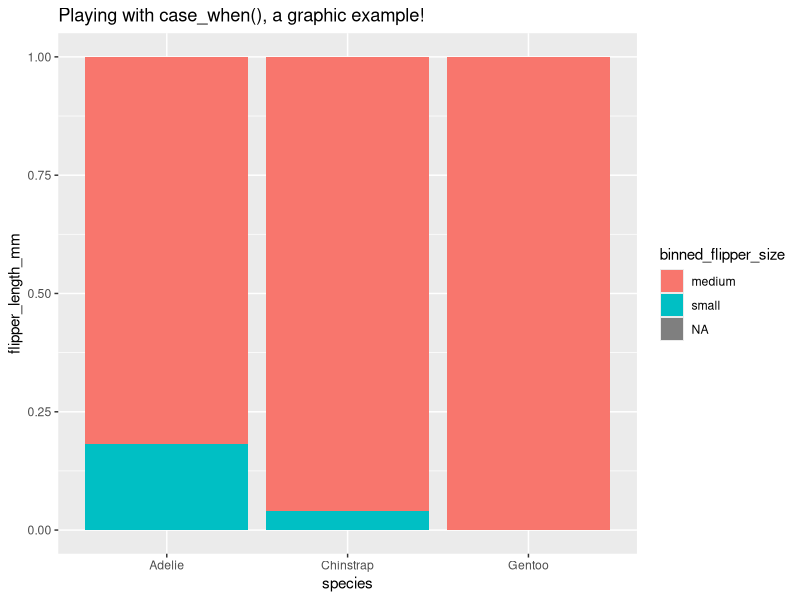

This figure's R source:
## ---- chunk 1
knitr::opts_chunk$set(echo = FALSE)

library(tidyverse)
library(palmerpenguins)
## ---- chunk 2
case_example <- penguins %>% 
  mutate(binned_flipper_size = case_when(
    flipper_length_mm < 185 ~ "small", 
    flipper_length_mm >= 185 ~ "medium"
  ))


ggplot(data = case_example, aes(x = species, y = flipper_length_mm, fill = binned_flipper_size)) +
  geom_col(position = "fill") +
  labs(title = "Playing with case_when(), a graphic example!")
